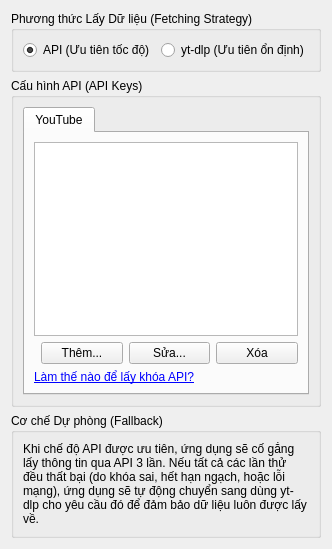
<?xml version="1.0" encoding="UTF-8"?>
<ui version="4.0">
 <class>DataSourceWidget</class>
 <widget class="QWidget" name="DataSourceWidget">
  <layout class="QVBoxLayout" name="verticalLayout">
   <item>
    <widget class="QGroupBox" name="groupBox">
     <property name="title">
      <string>Phương thức Lấy Dữ liệu (Fetching Strategy)</string>
     </property>
     <layout class="QHBoxLayout" name="horizontalLayout">
      <item>
       <widget class="QRadioButton" name="apiRadioButton">
        <property name="text">
         <string>API (Ưu tiên tốc độ)</string>
        </property>
        <property name="checked">
         <bool>true</bool>
        </property>
       </widget>
      </item>
      <item>
       <widget class="QRadioButton" name="ytdlpRadioButton">
        <property name="text">
         <string>yt-dlp (Ưu tiên ổn định)</string>
        </property>
       </widget>
      </item>
     </layout>
    </widget>
   </item>
   <item>
    <widget class="QGroupBox" name="groupBox_2">
     <property name="title">
      <string>Cấu hình API (API Keys)</string>
     </property>
     <layout class="QVBoxLayout" name="verticalLayout_2">
      <item>
       <widget class="QTabWidget" name="apiTabWidget">
        <property name="currentIndex">
         <number>0</number>
        </property>
        <widget class="QWidget" name="youtubeTab">
         <attribute name="title">
          <string>YouTube</string>
         </attribute>
         <layout class="QVBoxLayout" name="verticalLayout_3">
          <item>
           <widget class="QTableView" name="youtubeApiTableView"/>
          </item>
          <item>
           <layout class="QHBoxLayout" name="horizontalLayout_2">
            <item>
             <spacer name="horizontalSpacer">
              <property name="orientation">
               <enum>Qt::Horizontal</enum>
              </property>
             </spacer>
            </item>
            <item>
             <widget class="QPushButton" name="addYoutubeApiKeyButton">
              <property name="text">
               <string>Thêm...</string>
              </property>
             </widget>
            </item>
            <item>
             <widget class="QPushButton" name="editYoutubeApiKeyButton">
              <property name="text">
               <string>Sửa...</string>
              </property>
             </widget>
            </item>
            <item>
             <widget class="QPushButton" name="deleteYoutubeApiKeyButton">
              <property name="text">
               <string>Xóa</string>
              </property>
             </widget>
            </item>
           </layout>
          </item>
          <item>
           <widget class="QLabel" name="youtubeApiHelpLabel">
            <property name="text">
             <string>&lt;a href=&quot;#&quot;&gt;Làm thế nào để lấy khóa API?&lt;/a&gt;</string>
            </property>
            <property name="openExternalLinks">
             <bool>true</bool>
            </property>
           </widget>
          </item>
         </layout>
        </widget>
       </widget>
      </item>
     </layout>
    </widget>
   </item>
   <item>
    <widget class="QGroupBox" name="groupBox_3">
     <property name="title">
      <string>Cơ chế Dự phòng (Fallback)</string>
     </property>
     <layout class="QVBoxLayout" name="verticalLayout_4">
      <item>
       <widget class="QLabel" name="label">
        <property name="text">
         <string>Khi chế độ API được ưu tiên, ứng dụng sẽ cố gắng lấy thông tin qua API 3 lần. Nếu tất cả các lần thử đều thất bại (do khóa sai, hết hạn ngạch, hoặc lỗi mạng), ứng dụng sẽ tự động chuyển sang dùng yt-dlp cho yêu cầu đó để đảm bảo dữ liệu luôn được lấy về.</string>
        </property>
        <property name="wordWrap">
         <bool>true</bool>
        </property>
       </widget>
      </item>
     </layout>
    </widget>
   </item>
  </layout>
 </widget>
</ui>
